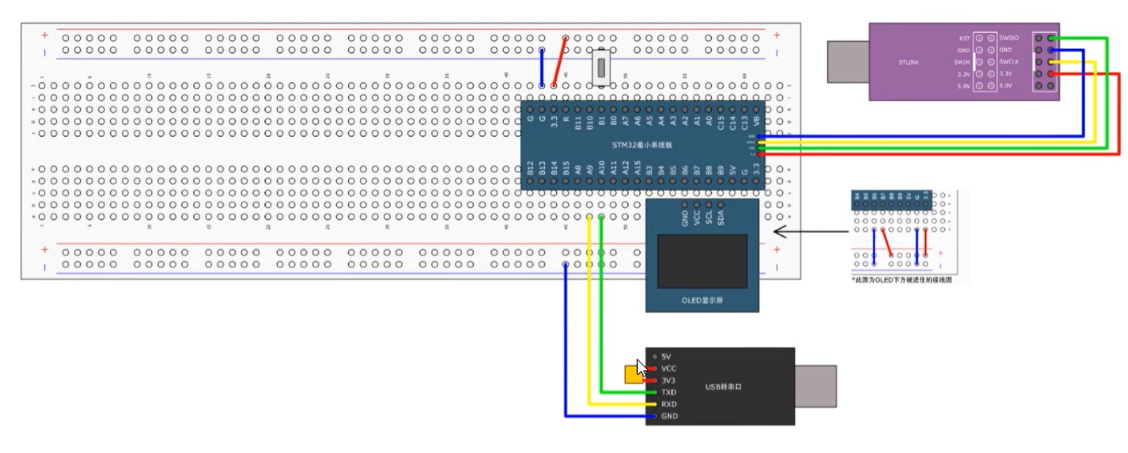
#> input picture OLED_ShowVideo/HardwareConnection.png, 2255 x 906 px, given in place of aot_op_1.mp4, which was not available (shown at 1/2 size)
$ python video.py
#> lines starting #> are read from the running program, lines starting #| are printed output that depends on the picture; after the words box and inside, x2 and y2 are one past the last pixel; in counts of white or black regions, pixels touching at a corner belong together; pictures that were not available may be replaced by others from this repository, and a replacement may not be noted
import cv2
import numpy as np
import serial
import time

def video_to_serial(input_path, serial_port, baudrate=115200,
                   oled_size=(128, 64), target_fps=24, threshold=68):
    """
    将视频处理后通过串口发送
    :param input_path: 输入视频路径
    :param serial_port: 串口端口(如 'COM3' 或 '/dev/ttyUSB0')
    :param baudrate: 波特率
    :param oled_size: OLED分辨率 (width, height)
    :param target_fps: 目标帧率
    :param threshold: 二值化阈值
    """
#> called with input_path = 'video\\aot_op_1.mp4', serial_port = 'COM5', baudrate = 500000, oled_size = (128, 64), target_fps = 25, threshold = 68
    # 打开串口
    try:
        ser = serial.Serial(serial_port, baudrate, write_timeout=1)
        time.sleep(2)  # 等待串口初始化
    except Exception as e:
        print(f"无法打开串口: {e}")
        return

    # 打开视频
    cap = cv2.VideoCapture(input_path)
    if not cap.isOpened():
        print("无法打开视频文件")
        ser.close()
        return

    # 获取视频信息
    original_fps = cap.get(cv2.CAP_PROP_FPS)
    skip_interval = max(1, int(original_fps / target_fps))

    print(f"开始发送视频到 {serial_port}...")

    frame_count = 0
    try:
        while True:
            ret, frame = cap.read()
#> frame is the input picture: shape (906, 2255, 3); mean B, G, R 224.9, 222.8, 222
            if not ret:
                break

            # 跳帧控制帧率
            frame_count += 1
            if frame_count % skip_interval != 0:
                continue

            # 转换为灰度并调整大小
            gray = cv2.cvtColor(frame, cv2.COLOR_BGR2GRAY)
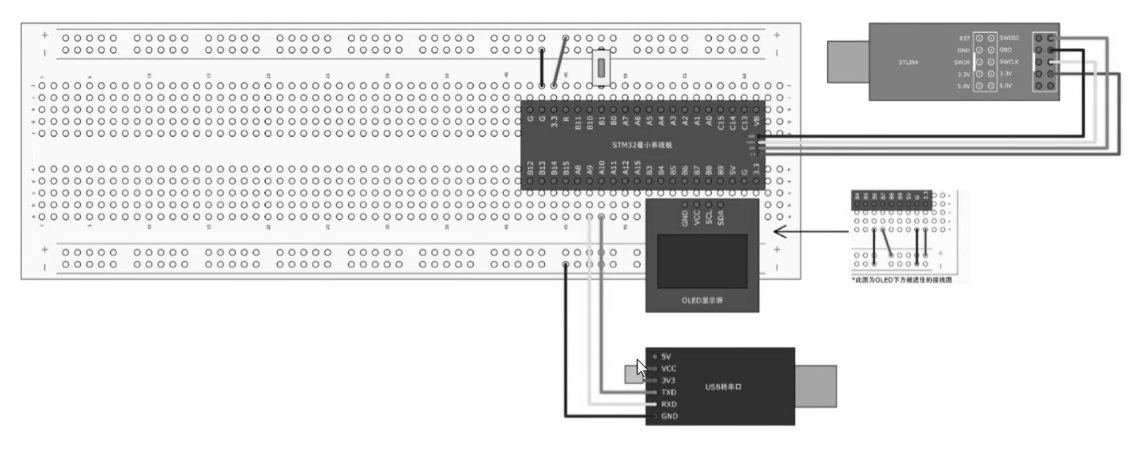
#> gray: shape (906, 2255) (shown at 1/2 size); min 0, max 255, mean 222.8
            resized = cv2.resize(gray, oled_size, interpolation=cv2.INTER_AREA)
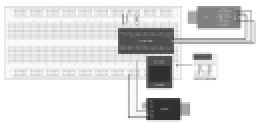
#> resized: shape (64, 128) (shown 2 times larger); min 47, max 255, mean 222.8

            # 二值化(适合两色素材)
            #_, binary = cv2.threshold(resized, threshold, 255, cv2.THRESH_BINARY)

            # 使用自适应阈值替换原二值化(推荐最先使用的算法,大多数情况最好。而且不需要在输入串口前延时，可能是处理的慢一点不会覆盖数据)
            #实现：通过计算像素周围区域的加权平均值动态确定阈值。
            binary = cv2.adaptiveThreshold(resized, 255,cv2.ADAPTIVE_THRESH_GAUSSIAN_C,cv2.THRESH_BINARY,11, 2)
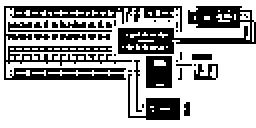
#> binary: shape (64, 128) (shown 2 times larger); 69.3% white; 37 black regions (27 under 20 px), largest, box (x1, y1, x2, y2) and area: (2, 3, 91, 40) 1005, (59, 3, 128, 27) 694, (64, 37, 90, 60) 210

            # 大津法(适合前后景对比度较大的黑白漫画)
            #_, binary = cv2.threshold(resized, 0, 255, cv2.THRESH_BINARY + cv2.THRESH_OTSU)

            # 转换为OLED格式 (每8行像素打包为1字节)
            oled_data = []
            for page in range(8):  # 64/8=8页
                for col in range(128):
                    byte = 0
                    for bit in range(8):
                        if binary[page*8 + bit, col] > 0:
                            byte |= (1 << bit)
                    oled_data.append(byte)
            for i in range(0, 1024, 128):
                ser.write(oled_data[i:i + 128])
                #time.sleep(0.01) #0.01s已经是极限了！！！再慢的延时一定会显示障碍
            # 显示处理帧
            cv2.imshow('Sending Frame', binary)
            if cv2.waitKey(1) & 0xFF == ord('q'):
#> (key q is pressed here)
                break

    finally:
        cap.release()
        cv2.destroyAllWindows()
        print("视频发送完成")

if __name__ == "__main__":
    # 配置参数
    input_video = "video\\aot_op_1.mp4" #自适应阈值，可原帧率
    origin_fps = 25
    serial_port = "COM5"  # 根据实际情况修改
    baudrate = 500000

    video_to_serial(input_video, serial_port, baudrate, target_fps=origin_fps)
